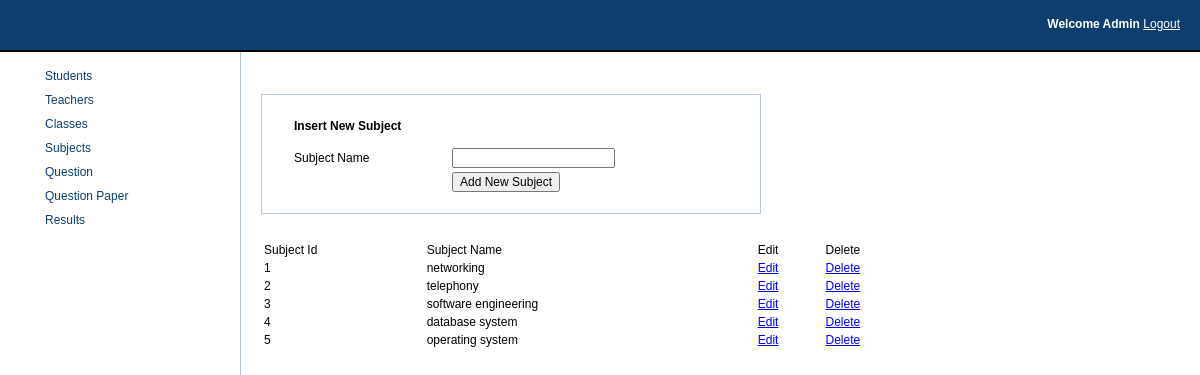
Screenshot of /admin/subjects.php with the database file from the repository.
### tables this page shows
CREATE TABLE IF NOT EXISTS `subject` (
  `subject_id` int(11) NOT NULL AUTO_INCREMENT,
  `subject_name` varchar(255) NOT NULL,
  PRIMARY KEY (`subject_id`)
);

### admin/model/Subject.php (the view, shortened to what this page needs)
<?php
class Subject extends OLE {
    function getAllSubjects(){
    $i=1;
    $qry="select * from subject";
    $result=mysql_query($qry) or die(mysql_error());
    while ($row=mysql_fetch_array($result))
    {
    echo "<tr><td>".$i++." </td> <td>".$row['subject_name']." </td><td><a href='#'>Edit</a> </td><td><a href='subject.php?action=delete&id=".$row['subject_id']."'>Delete</a> </td></tr>";
    }
    }
    }
?>

### admin/view/css/styles.css (style rules this page uses)
html { font-size:12px; font-family:arial; }
* { font-size:12px; }
body { margin:0; }

### rows the page displays
subject: subject_name "networking"
subject: subject_name "telephony"
subject: subject_name "software engineering"
subject: subject_name "database system"
subject: subject_name "operating system"
